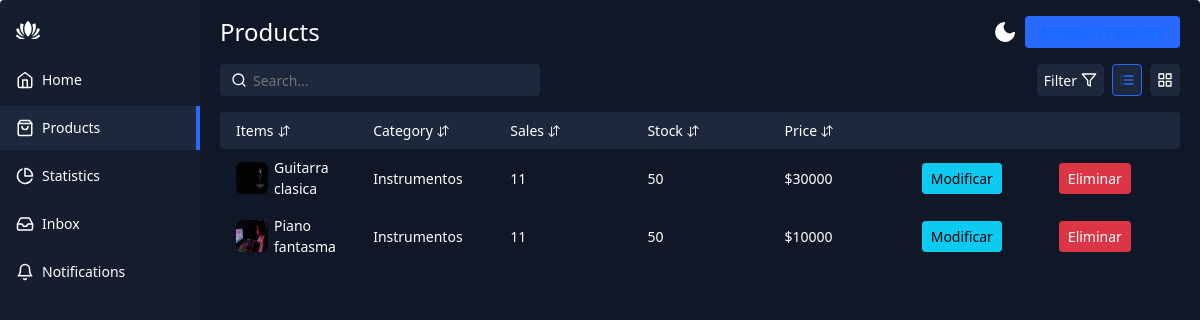
/home-admin/, run on an earlier commit of the app's database.
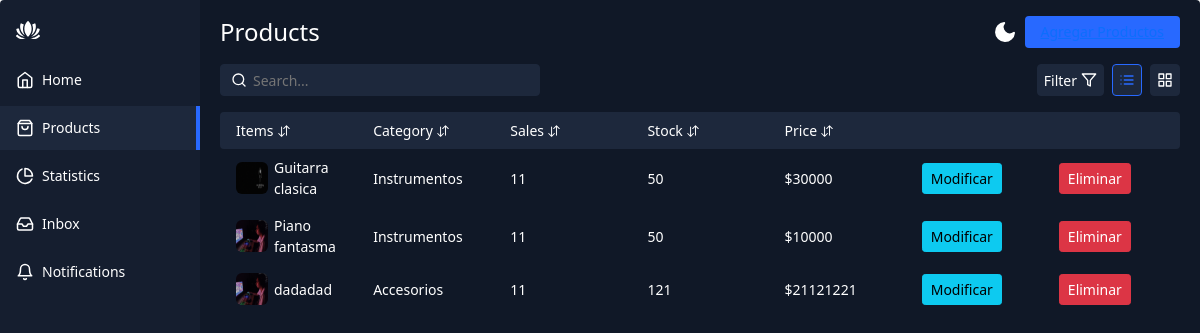
And on a later commit of the database.
### guitar/models.py (models this page shows, shortened)
class Producto(models.Model):
    nombre = models.CharField(max_length=45)
    categoria = models.ForeignKey(Categoria, on_delete=models.CASCADE)
    precio = models.IntegerField()
    stock = models.IntegerField()
    imagen = models.ImageField(upload_to="productos",null=True)

class Categoria(models.Model):
    categoria = models.CharField(max_length=30)
    def __str__(self):
        return self.categoria

### guitar/views.py (the view)
# urls.py: path('home-admin/',views.homeAdmin,name="homeAdmin"),
def homeAdmin(request):
    productos = Producto.objects.all()
    context = {'productos':productos}
    return render(request, 'guitar/vistaAdmin/homeAdmin.html', context)

### guitar/templates/guitar/vistaAdmin/homeAdmin.html (shortened to what this page needs)
<!DOCTYPE html>
<html lang="en" >
<head>
    {% load static %}
  <link rel="stylesheet" href="https://cdnjs.cloudflare.com/ajax/libs/normalize/5.0.0/normalize.min.css">
    <link rel="stylesheet" href="{% static 'css/styleHomeAdmin.css' %}">
    <link href="https://cdn.jsdelivr.net/npm/bootstrap@5.0.2/dist/css/bootstrap.min.css" rel="stylesheet">
</head>
<body>
<div class="app-container">
  <div class="sidebar">
    <div class="sidebar-header">
      <div class="app-icon">
      </div>
    </div>
    <ul class="sidebar-list">
      <li class="sidebar-list-item">
        <a href="#">
          <svg xmlns="http://www.w3.org/2000/svg" width="18" height="18" viewBox="0 0 24 24" fill="none" stroke="currentColor" stroke-width="2" stroke-linecap="round" stroke-linejoin="round" class="feather feather-home"><path d="M3 9l9-7 9 7v11a2 2 0 0 1-2 2H5a2 2 0 0 1-2-2z"/><polyline points="9 22 9 12 15 12 15 22"/></svg>
          <span>Home</span>
        </a>
      </li>
      <li class="sidebar-list-item active">
        <a href="#">
          <span>Products</span>
        </a>
      </li>
      <li class="sidebar-list-item">
        <a href="#">
          <svg xmlns="http://www.w3.org/2000/svg" width="18" height="18" viewBox="0 0 24 24" fill="none" stroke="currentColor" stroke-width="2" stroke-linecap="round" stroke-linejoin="round" class="feather feather-pie-chart"><path d="M21.21 15.89A10 10 0 1 1 8 2.83"/><path d="M22 12A10 10 0 0 0 12 2v10z"/></svg>
          <span>Statistics</span>
        </a>
      </li>
      <li class="sidebar-list-item">
        <a href="#">
          <span>Inbox</span>
        </a>
      </li>
      <li class="sidebar-list-item">
        <a href="#">
          <svg xmlns="http://www.w3.org/2000/svg" width="18" height="18" viewBox="0 0 24 24" fill="none" stroke="currentColor" stroke-width="2" stroke-linecap="round" stroke-linejoin="round" class="feather feather-bell"><path d="M18 8A6 6 0 0 0 6 8c0 7-3 9-3 9h18s-3-2-3-9"/><path d="M13.73 21a2 2 0 0 1-3.46 0"/></svg>
          <span>Notifications</span>
        </a>
      </li>
    </ul>
  </div>
  <div class="app-content">
    <div class="app-content-header">
      <h1 class="app-content-headerText">Products</h1>
      <button class="mode-switch" title="Switch Theme">
        <svg class="moon" fill="none" stroke="currentColor" stroke-linecap="round" stroke-linejoin="round" stroke-width="2" width="24" height="24" viewBox="0 0 24 24">
          <defs></defs>
          <path d="M21 12.79A9 9 0 1111.21 3 7 7 0 0021 12.79z"></path>
        </svg>
      </button>
      <button class="app-content-headerButton"><a href="{% url 'agregarProductos' %}">Agregar Productos</a></button>
    </div>
    <div class="app-content-actions">
      <input class="search-bar" placeholder="Search..." type="text">
      <div class="app-content-actions-wrapper">
        <div class="filter-button-wrapper">
          <button class="action-button filter jsFilter"><span>Filter</span><svg xmlns="http://www.w3.org/2000/svg" width="16" height="16" viewBox="0 0 24 24" fill="none" stroke="currentColor" stroke-width="2" stroke-linecap="round" stroke-linejoin="round" class="feather feather-filter"><polygon points="22 3 2 3 10 12.46 10 19 14 21 14 12.46 22 3"/></svg></button>
        </div>
        <button class="action-button list active" title="List View">
        </button>
        <button class="action-button grid" title="Grid View">
        </button>
      </div>
    </div>
    <div class="products-area-wrapper tableView">
      <div class="products-header">
        <div class="product-cell image">
          Items
          <button class="sort-button">
          </button>
        </div>
        <div class="product-cell category">Category<button class="sort-button">
          </button></div>
        <div class="product-cell sales">Sales<button class="sort-button">
          </button></div>
        <div class="product-cell stock">Stock<button class="sort-button">
          </button></div>
        <div class="product-cell price">Price<button class="sort-button">
          </button></div>
        <div class="product-cell price"></div>
        <div class="product-cell price"></div>
      </div>
      {% for producto in productos %}
      <div class="products-row">
          <div class="product-cell image">
            {% if producto.imagen %}
                <img class="group list-group-image" src="{{ producto.imagen.url }}" alt="" />
            {% endif %}
            <span>{{producto.nombre}}</span>
          </div>
        <div class="product-cell category"><span class="cell-label">Category:</span>{{producto.categoria}}</div>
        <div class="product-cell sales"><span class="cell-label">Sales:</span>11</div>
        <div class="product-cell stock"><span class="cell-label">Stock:</span>{{producto.stock}}</div>
        <div class="product-cell price"><span class="cell-label">Price:</span>${{producto.precio}}</div>
        <div class="product-cell price"><span class="cell-label">Price:</span><a href="{% url 'modificarProducto' producto.id %}" class="btn btn-info btn-sm">Modificar</a></div>
        <div class="product-cell price"><span class="cell-label">Price:</span><a href="{% url 'eliminarProducto' producto.id %}" class="btn btn-danger btn-sm">Eliminar</a></div>
      </div>
      {% endfor %}
    </div>
  </div>
</div>
</body>
</html>

What changed in the data, as far as the page shows it:
added Producto: imagen (picture), nombre "dadadad", categoria "Accesorios", stock "121", precio "21121221"
